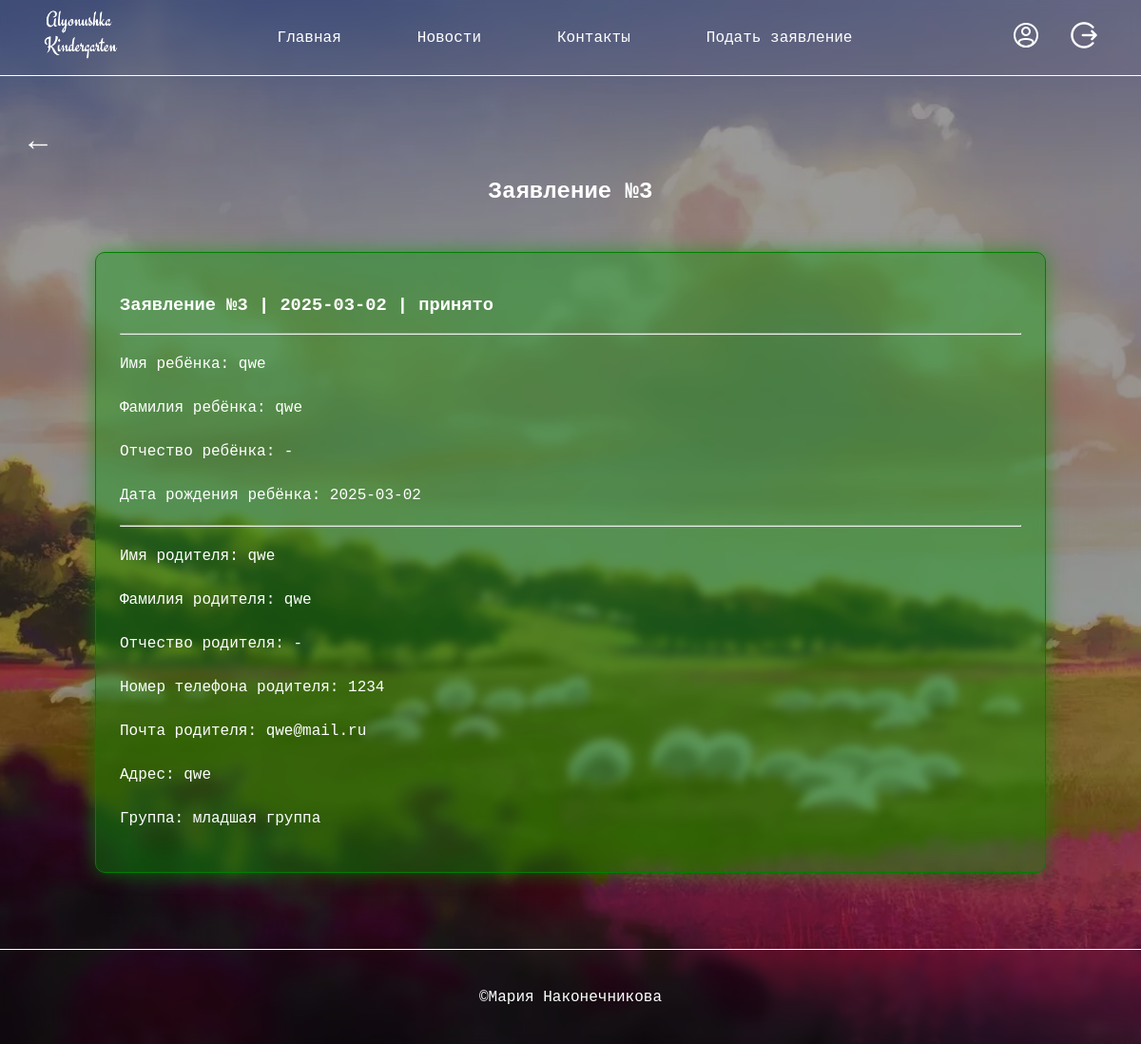
Screenshot of /static/index.php?page=applications&consider_the_application=3 (signed in) with the database file from the repository.
### tables this page shows
CREATE TABLE `applications` (
  `id` int(12) NOT NULL,
  `login` varchar(50) NOT NULL COMMENT 'Логин пользователя',
  `child_name` varchar(50) NOT NULL COMMENT 'Имя ребёнка',
  `child_surname` varchar(50) NOT NULL COMMENT 'Фамилия ребёнка',
  `child_patronymic` varchar(50) NOT NULL DEFAULT 'none' COMMENT 'Отчество ребёнка',
  `child_birthdate` date NOT NULL COMMENT 'Дата рождения ребёнка',
  `parent_name` varchar(50) NOT NULL COMMENT 'Имя родителя',
  `parent_surname` varchar(50) NOT NULL COMMENT 'Фамилия родителя',
  `parent_patronymic` varchar(50) NOT NULL DEFAULT 'none' COMMENT 'Отчество родителя',
  `parent_phone` varchar(50) NOT NULL COMMENT 'Номер телефона родителя',
  `parent_email` varchar(50) NOT NULL DEFAULT 'none' COMMENT 'Почта родителя',
  `address` varchar(50) NOT NULL COMMENT 'Адрес проживания',
  `desired_group` varchar(50) NOT NULL COMMENT 'Группа (младшая, средняя, старшая)',
  `application_date` date NOT NULL COMMENT 'Дата подачи заявления',
  `status` varchar(50) NOT NULL DEFAULT 'не рассмотрено' COMMENT 'Статус заявления (не рассмотрен, принят, отклонён)'
);

### app/Application.php (the view, shortened to what this page needs)
<?php
class Application {
    public function consider_the_application(string $id_application): void {
        $connect = connect_data_base();
        if ($connect->connect_error) {
            die('<p class="error-text">Ошибка подключения к базе данных!</p>');
        } else {
            if ($this->checking_the_existence_application($id_application)) {
                $stmt = $connect->prepare('SELECT `id`, `child_name`, `child_surname`, `child_patronymic`, `child_birthdate`, `parent_name`, `parent_surname`, `parent_patronymic`, `parent_phone`, `parent_email`, `address`, `desired_group`, `application_date`, `status` FROM `applications` WHERE `id` = ?');
                $stmt->bind_param('s', $id_application);
                $stmt->execute();
                $result = $stmt->get_result();
                while ($row = $result->fetch_assoc()) {
                    $class_application = '';
                    switch ($row['status']) {
                        case 'принято':
                            $class_application = 'accepted';
                            break;
                    }
                    echo '
                        <div class="panel '. $class_application .'">
                            <h3>Заявление №'. $row['id'] .' | '. $row['application_date'] .' | '. $row['status'] .'</h3>
                            <hr>
                            <p>Имя ребёнка: '. $row['child_name'] .'</p>
                            <p>Фамилия ребёнка: '. $row['child_surname'] .'</p>
                            <p>Отчество ребёнка: '. ($row['child_patronymic'] == '' ? '-' : $row['child_patronymic']) .'</p>
                            <p>Дата рождения ребёнка: '. $row['child_birthdate'] .'</p>
                            <hr>
                            <p>Имя родителя: '. $row['parent_name'] .'</p>
                            <p>Фамилия родителя: '. $row['parent_surname'] .'</p>
                            <p>Отчество родителя: '. ($row['parent_patronymic'] == '' ? '-' : $row['parent_patronymic']) .'</p>
                            <p>Номер телефона родителя: '. $row['parent_phone'] .'</p>
                            <p>Почта родителя: '. $row['parent_email'] .'</p>
                            <p>Адрес: '. $row['address'] .'</p>
                            <p>Группа: '. $row['desired_group'] .'</p>
                        </div>
                    ';
                }
            } else {
                header('Location: /static/index.php?page=applications&&error_application=the_application_does_not_exist');
            }
        }
    }
    private function checking_the_existence_application(string $id_application): bool {
        $connect = connect_data_base();
        if ($connect->connect_error) {
            die('<p class="error-text">Ошибка подключения к базе данных!</p>');
        } else {
            $stmt = $connect->prepare('SELECT `id` FROM `applications` WHERE `id` = ?');
            $stmt->bind_param('s', $id_application);
            $stmt->execute();
            $result = $stmt->get_result();
            if ($result->num_rows > 0) {
                return true;
            } else {
                return false;
            }
        }
    }
}

### static/styles/style.css (style rules this page uses)
* { box-sizing: border-box; transition: all 0.2s; }
@media (prefers-color-scheme: light) { :root { color-scheme: light; --bg-body: white; --color-text: white; --link-hover: rgb(66, 66, 66); --bg-carts: rgb(179, 179, 179); --color-border: white; --accent-color: rgb(255, 148, 9); --hover-bg-blur: rgba(0, 0, 0, 0.253); } }
html, body { scrollbar-width: thin; scrollbar-color: white black; width: 100%; height: 100%; padding: 0; margin: 0; font-family: "Juila Mono", monospace; overflow: auto; font-size: 12pt; background-color: var(--bg-body); background-image: linear-gradient(rgba(0, 0, 0, 0.4), rgba(0, 0, 0, 0.4)), url("../images/bg.webp"); background-position: center; background-repeat: no-repeat; background-size: cover; color: var(--color-text); }
h1, h2, h3 { color: var(--color-text); }
p { line-height: 30px; }

### rows the page displays
applications: id "3", application_date "2025-03-02", status "принято", child_name "qwe", child_surname "qwe", child_birthdate "2025-03-02", parent_name "qwe", parent_surname "qwe", parent_phone "1234", parent_email "qwe@mail.ru", address "qwe", desired_group "младшая группа"

### other values shown
$_GET['consider_the_application'] "3"
